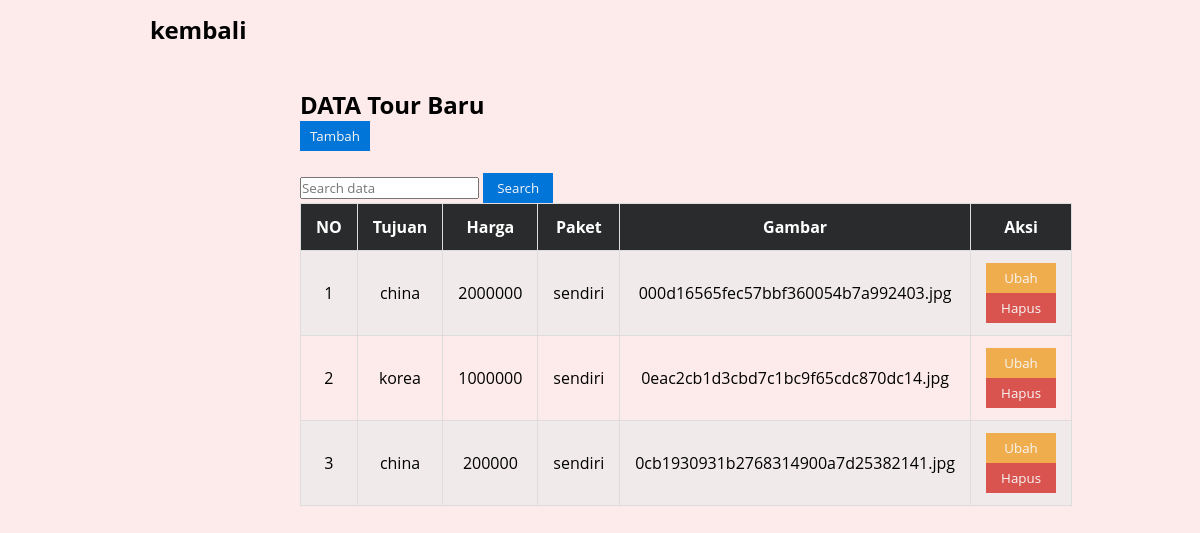
Page /dashboard.php on the committed database.
### tables this page shows
CREATE TABLE `booking` (
  `id` int(20) NOT NULL,
  `Tujuan` varchar(20) NOT NULL,
  `Harga` varchar(20) NOT NULL,
  `Paket` varchar(20) NOT NULL,
  `gambar` varchar(500) NOT NULL
);

### dashboard.php (the view, shortened to what this page needs)
<!DOCTYPE html>
<html lang="en">
<head>
    <link rel="stylesheet" href="stylecrud.css">
</head>
<body>
    <header>
        <div class="logo">
        <nav>
            <ul>
                <p>
                <li><a href="index.html">kembali</a></li>
            </ul>
        </nav>
    </header>
    <section>
        <br><br><br><br>
        <div class="content">
            <h2>DATA Tour Baru</h2>
            <button class="btn"><a href="tambah1.php" class="btn">Tambah</a></button><br><br>
            <table class="table">
                <thead>
                    <form action="" method="GET">
                                    <div class="input-group mb-3">
                                        <input type="text" name="search" required value="<?php if(isset($_GET['search'])){echo $_GET['search']; } ?>" class="form-control" placeholder="Search data">
                                        <button type="submit" class="btn btn-primary">Search</button>
                                    </div>
                                </form>
            <div class="col-md-12">
                <div class="card mt-4">
                    <div class="card-body">
                        <table class="table table-bordered">
                                <tr>
                                <th>NO</th>
                                <th>Tujuan</th>
                                <th>Harga</th>
                                <th>Paket</th>
                                <th>Gambar</th>
                                <th>Aksi</th>
                                </tr>
                    <?php
                    include 'connection.php';
                    $no = 1;
                    $data = mysqli_query($connection, "SELECT * FROM booking");
                    while($d = mysqli_fetch_array($data)){
                        ?>
                        <tr>
                            <td><?php echo $no++; ?></td>
                            <td><?php echo $d['Tujuan']; ?></td>
                            <td><?php echo $d['Harga']; ?></td>
                            <td><?php echo $d['Paket']; ?></td>
                            <td><?php echo $d['gambar']; ?></td>
                            <td>
                                <button class="edit"><a href="edit.php?id=<?php echo $d['id']; ?>" class="edit">Ubah</a></button>
                                <button class="hapus"><a href="hapus.php?id=<?php echo $d['id']; ?>" class="hapus">Hapus</a></button>
                            </td>
                        </tr>
                        <?php
                    }
                    ?>
            </table>
        </div>
    </section>
</body>
</html>

### stylecrud.css (style rules this page uses)
* { margin: 0; padding: 0; outline: 0; font-family: 'Open Sans', sans-serif; }
body { background: #fdeaea;; }
header { position: absolute; top: 0; left: 0; padding: 0px 100px; width: 100%; box-sizing: border-box; }
header .logo { color: white; height: 60px; line-height: 60px; font-size: 24px; float: left; font-weight: bold; }
header nav { float: right; }
header nav p { color: black; }
header nav ul { margin: 0; padding: 0; display: flex; }
header nav ul li { list-style: none; }
header nav ul li a { color: black; height: 60px; line-height: 60px; padding: 0 50px; text-decoration: none; display: block; }
.content { width: 50%; margin: 0 auto; }
.btn { background: #0275d8; color: #f7f7f7; height: 30px; width: 70px; text-decoration: none; text-align: center; border: none; }
.edit { background: #f0ad4e; color: #f7f7f7; height: 30px; width: 70px; text-decoration: none; text-align: center; border: none; }
.hapus { background: #d9534f; color: #f7f7f7; height: 30px; width: 70px; text-decoration: none; text-align: center; border: none; }
.table { border-collapse: collapse; }
.table td, table th { padding: 12px 15px; border: 1px solid #ddd; text-align: center; }
.table th { background-color: #292b2c; color: #fff; }
.table tbody tr:nth-child(even) { background-color: #f0eaea; }

### rows in the picture
booking: Tujuan "china", Harga "2000000", Paket "sendiri", gambar "000d16565fec57bbf360054b7a992403.jpg"
booking: Tujuan "korea", Harga "1000000", Paket "sendiri", gambar "0eac2cb1d3cbd7c1bc9f65cdc870dc14.jpg"
booking: Tujuan "china", Harga "200000", Paket "sendiri", gambar "0cb1930931b2768314900a7d25382141.jpg"
